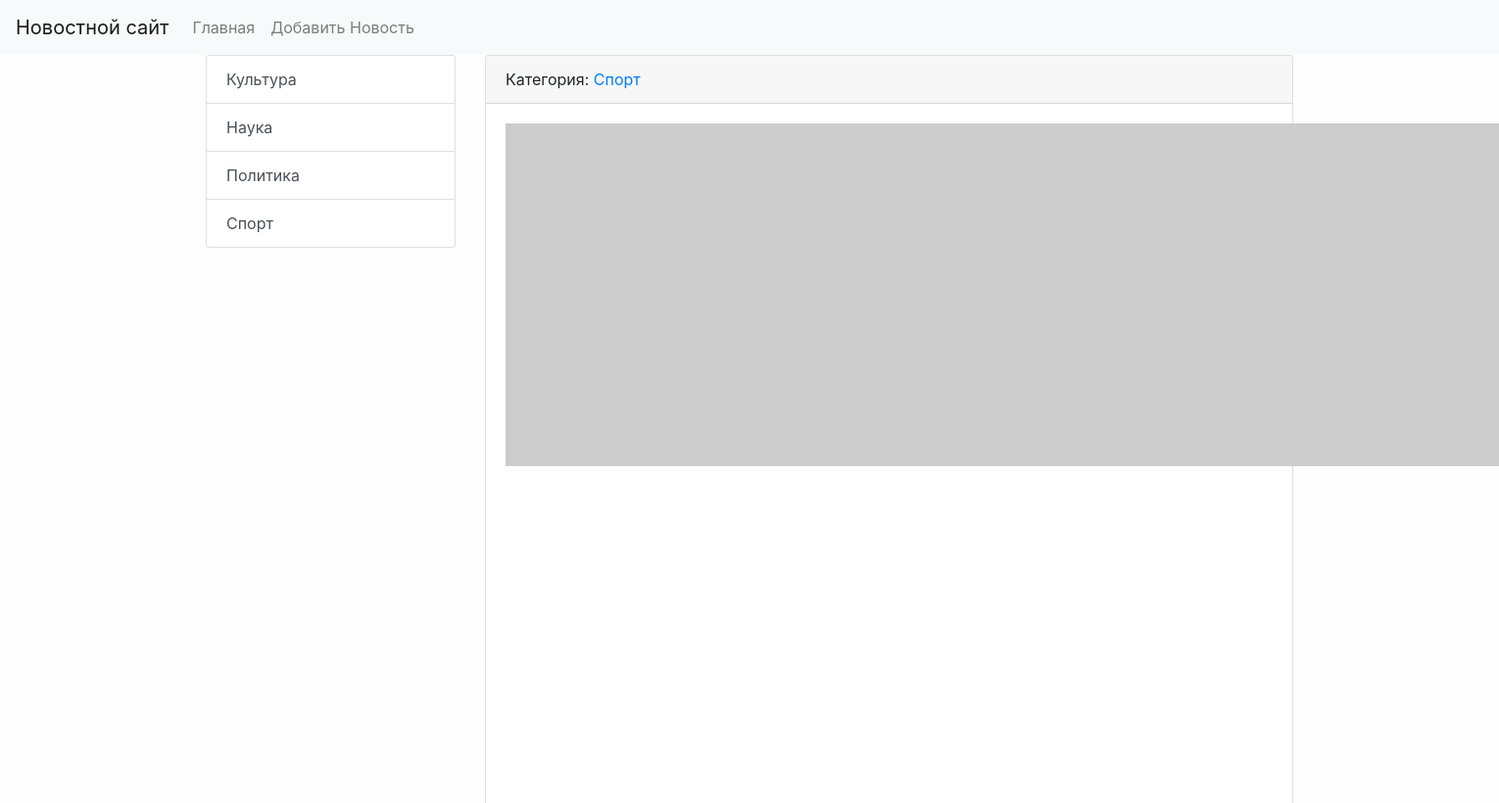
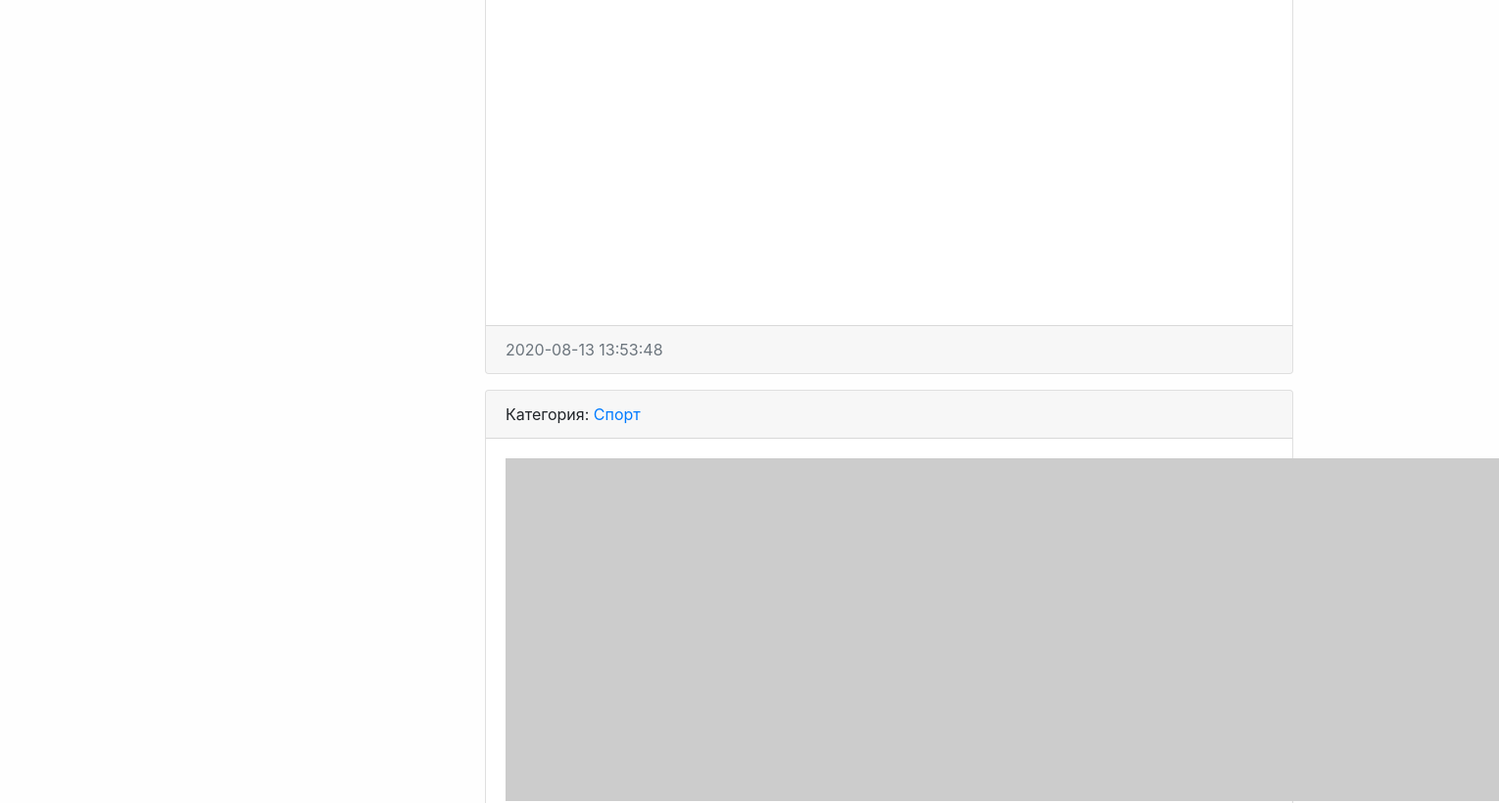
The app's page /category/2/ (upper part), older data (2 pictures, top to bottom).
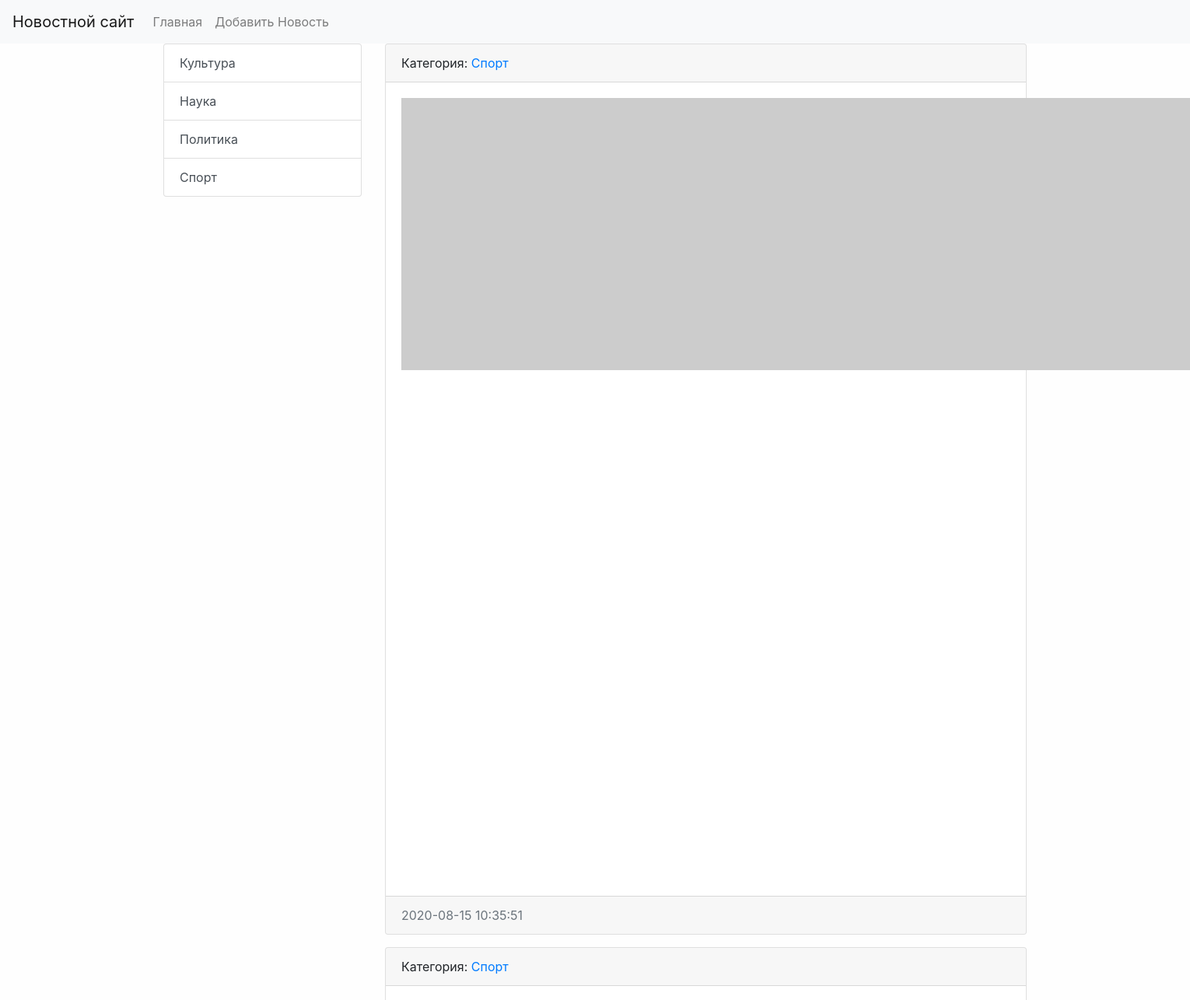
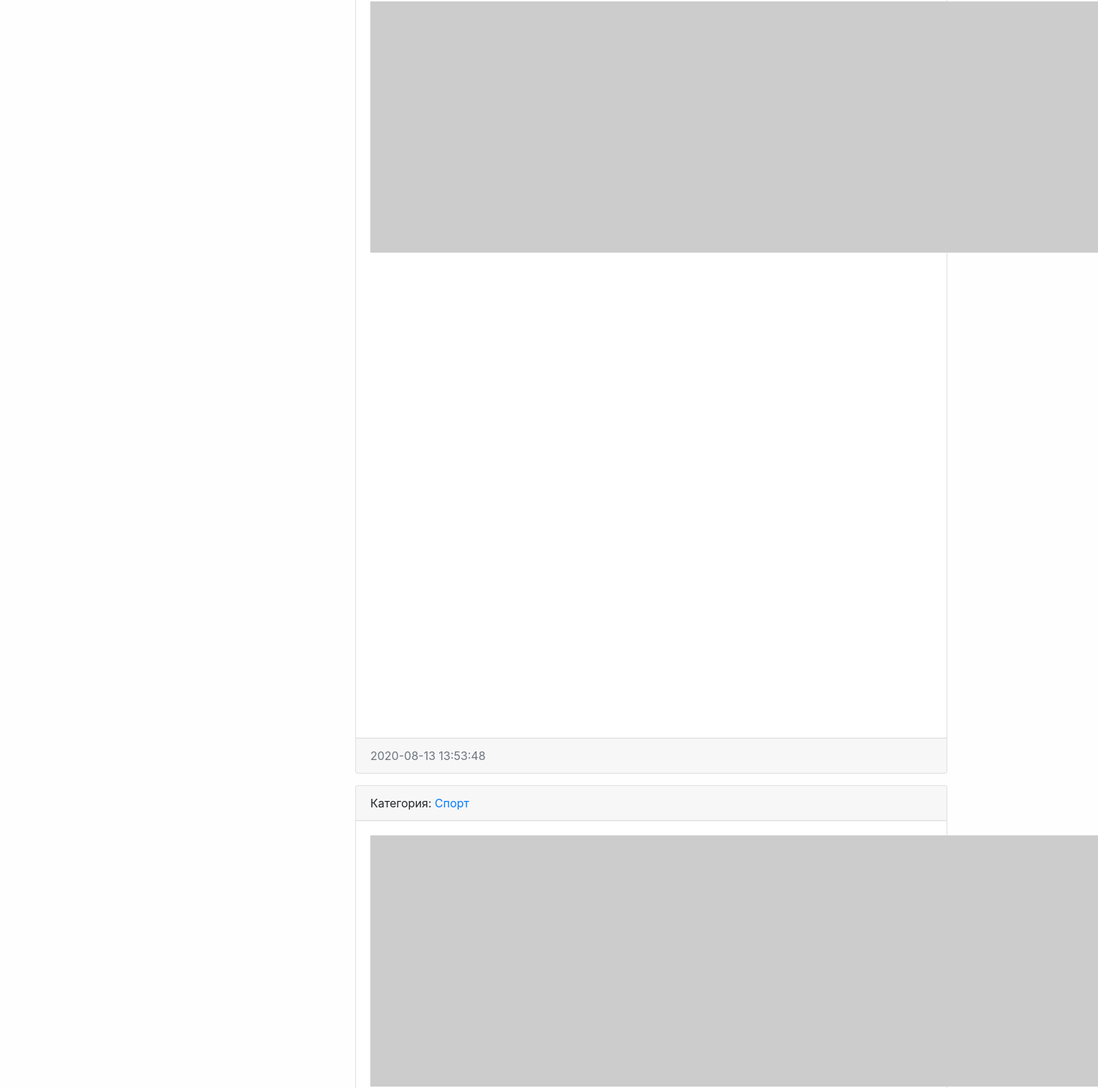
The same page, newer data (2 pictures, top to bottom).
### news/models.py (models this page shows, shortened)
class Category(models.Model):
    title = models.CharField(max_length=150, db_index=True, verbose_name='Наименование категории')
    def get_absolute_url(self):
        return reverse('category', kwargs={'category_id': self.pk})
    def __str__(self):
        return self.title
    class Meta:
        verbose_name = 'Категорию'
        verbose_name_plural = 'Категории'
        ordering = ['title']

class News(models.Model):
    title = models.CharField(max_length=150, verbose_name='Наименование')
    content = models.TextField(blank=True, verbose_name='Контент')
    created_at = models.DateTimeField(auto_now_add=True, verbose_name='Дата публикации')
    updated_at = models.DateTimeField(auto_now=True, verbose_name='Обновлено')
    photo = models.ImageField(upload_to='photos/%Y/%m/%d/', verbose_name='Фото', blank=True)
    is_published = models.BooleanField(default=True, verbose_name='Опубликовано')
    category = models.ForeignKey('Category', on_delete=models.PROTECT, verbose_name='Категория')
    def get_absolute_url(self):
        return reverse('view_news', kwargs={'pk': self.pk})
    class Meta:
        verbose_name = 'Новость'
        verbose_name_plural = 'Новости'
        ordering = ['-created_at']

### news/views.py (the view)
# urls.py: path('category/<int:category_id>/', NewsByCategory.as_view(), name='category'),
class NewsByCategory(ListView):
    model = News
    template_name = 'news/home_news_list.html'
    context_object_name = 'news'
    allow_empty = False
    def get_context_data(self, *, object_list=None, **kwargs):
        context = super().get_context_data(**kwargs)
        context['title'] = Category.objects.get(pk=self.kwargs['category_id'])
        return context
    def get_queryset(self):
        return News.objects.filter(category_id=self.kwargs['category_id'], is_published=True)

### news/templatetags/news_tags.py (called while the page is built)
@register.inclusion_tag('news/list_categories.html')
def show_categories():
    categories = Category.objects.all()
    return {'categories': categories}

### news/templates/news/home_news_list.html (shortened to what this page needs)
{% extends "base.html" %}
{% block sidebar %}
{%include 'inc/_sidebar.html'%}
{% endblock %}
{% block content %}
{%for item in news %}
<div class="card mb-3">
    <div class="card-header">
        Категория: <a href="{{item.category.get_absolute_url}}">{{item.category}}</a>
    </div>
    <div class="card-body">
        <div class="media">
            {%if item.photo %}
            <img src="{{item.photo.url}}" alt="" width="350" class="mr-3">
            {%else%}
            <img src="https://picsum.photos/id/1060/350/235/" alt="" class="mr-3">
            {%endif%}
        </div>
    </div>
    <div class="card-footer text-muted">
        {{item.created_at|date:"Y-m-d H:i:s"}}
    </div>
</div>
{%endfor%}
{% endblock %}

### templates/base.html (shortened to what this page needs)
<!doctype html>
{%load static%}
<html lang="en">
<head>
    <link rel="stylesheet" href="{%static 'bootstrap/css/bootstrap.min.css'%}">
    <link rel="stylesheet" href="{%static 'css/style.css'%}">
</head>
<body>
{% include 'inc/_nav.html' %}
<div class="container mb-3">
    <div class="row">
        <div class="col-md-3">
            {% block sidebar %}SIDEBAR{% endblock %}
        </div>
        <div class="col-md-9">
            {% block content %}CONTENT{% endblock %}
        </div>
    </div>
</div>
</body>
</html>

### templates/inc/_nav.html (shortened to what this page needs)
<nav class="navbar navbar-expand-lg navbar-light bg-light">
    <a class="navbar-brand" href="{%url 'home'%}">Новостной сайт</a>
    <div class="collapse navbar-collapse" id="navbarSupportedContent">
        <ul class="navbar-nav mr-auto">
            <li class="nav-item"><a class="nav-link" href="{%url 'home'%}">Главная</a></li>
            <li class="nav-item"><a class="nav-link" href="{%url 'add_news'%}">Добавить Новость</a></li>
        </ul>
    </div>
</nav>

### templates/inc/_sidebar.html (shortened to what this page needs)
{% load news_tags %}
{%show_categories%}

### news/templates/news/list_categories.html
<div class="list-group">
    {%for item in categories %}
    <a href="{{item.get_absolute_url}}" class="list-group-item list-group-item-action">{{item.title}}</a>
    {%endfor%}
</div>

### mysite/static/css/style.css (style rules this page uses)
body { background-color: #fefefe; }

Row changes from the older to the newer data that the page shows:
added News: category "Спорт", created_at "2020-08-15 10:35:51"
